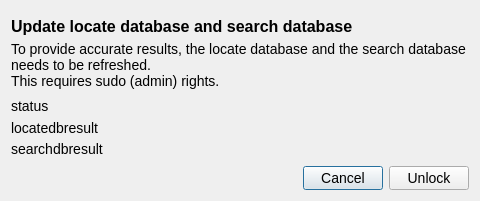
<?xml version="1.0" encoding="UTF-8"?>
<ui version="4.0">
 <class>UpdateDbsDialog</class>
 <widget class="QDialog" name="UpdateDbsDialog">
  <property name="geometry">
   <rect>
    <x>0</x>
    <y>0</y>
    <width>480</width>
    <height>201</height>
   </rect>
  </property>
  <property name="windowTitle">
   <string>Dialog</string>
  </property>
  <property name="styleSheet">
   <string notr="true">font:   14px</string>
  </property>
  <layout class="QVBoxLayout" name="verticalLayout_3" stretch="0,1,0">
   <item>
    <layout class="QVBoxLayout" name="verticalLayout" stretch="1,1,0">
     <property name="spacing">
      <number>0</number>
     </property>
     <item>
      <widget class="QLabel" name="label">
       <property name="minimumSize">
        <size>
         <width>0</width>
         <height>30</height>
        </size>
       </property>
       <property name="styleSheet">
        <string notr="true">font: normal bold 16px;</string>
       </property>
       <property name="text">
        <string>Update locate database and search database</string>
       </property>
      </widget>
     </item>
     <item>
      <widget class="QLabel" name="label_2">
       <property name="minimumSize">
        <size>
         <width>0</width>
         <height>30</height>
        </size>
       </property>
       <property name="text">
        <string>To provide accurate results, the locate database and the search database needs to be refreshed.</string>
       </property>
       <property name="wordWrap">
        <bool>true</bool>
       </property>
      </widget>
     </item>
     <item>
      <widget class="QLabel" name="label_3">
       <property name="text">
        <string>This requires sudo (admin) rights.</string>
       </property>
      </widget>
     </item>
    </layout>
   </item>
   <item>
    <layout class="QVBoxLayout" name="verticalLayout_2">
     <property name="spacing">
      <number>0</number>
     </property>
     <item>
      <widget class="QLabel" name="updateStat">
       <property name="text">
        <string>status</string>
       </property>
      </widget>
     </item>
     <item>
      <widget class="QLabel" name="locateDbRes">
       <property name="text">
        <string>locatedbresult</string>
       </property>
      </widget>
     </item>
     <item>
      <widget class="QLabel" name="searchDbRes">
       <property name="text">
        <string>searchdbresult</string>
       </property>
      </widget>
     </item>
    </layout>
   </item>
   <item>
    <layout class="QHBoxLayout" name="horizontalLayout_2">
     <item>
      <spacer name="horizontalSpacer">
       <property name="orientation">
        <enum>Qt::Horizontal</enum>
       </property>
       <property name="sizeHint" stdset="0">
        <size>
         <width>40</width>
         <height>20</height>
        </size>
       </property>
      </spacer>
     </item>
     <item>
      <widget class="QPushButton" name="cancelBtn">
       <property name="text">
        <string>Cancel</string>
       </property>
      </widget>
     </item>
     <item>
      <widget class="QPushButton" name="unlockBtn">
       <property name="text">
        <string>Unlock</string>
       </property>
      </widget>
     </item>
    </layout>
   </item>
  </layout>
 </widget>
 <resources/>
 <connections/>
</ui>
